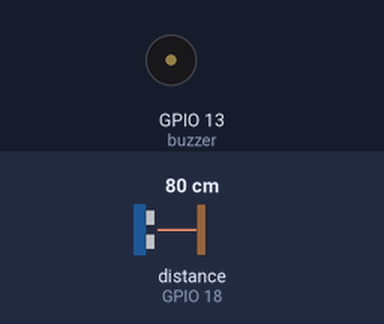
The program below on a simulated Raspberry Pi (BCM pin numbers). Shown: buzzer (waves = sounding). The inputs (shaded band) are chosen by the test bench; at power-on: distance to the obstacle (sensor on GPIO 18) 80 cm. The echo pulse lasts 58.3 µs per cm; what the program prints to the terminal is not drawn.

Above: at 0.24 s.
Timing chart, 0 to 2.0 s (numbered marks = the images above):
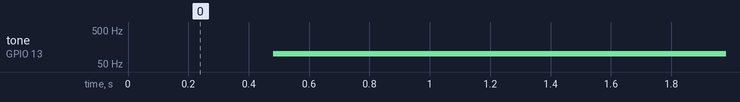

The program:

task7.3D.py
```python
# Import necessary modules
from time import sleep
from gpiozero import DistanceSensor, PWMOutputDevice

# Create a PWM Buzzer on GPIO pin 13
buzzer = PWMOutputDevice(13)

# Create a distance sensor with echo on GPIO 18 and trigger on GPIO 17
distance_sensor = DistanceSensor(echo=18, trigger=17)

# Define a safe_exit function to handle termination signals (unused in this code, but kept for context)
def exit_safely():
    exit(1)

# Main function to control the buzzer pulse based on distance
def main():
    running = True
    try:
        # Turn on the buzzer initially
        buzzer.on()

        while running:
            # Get the distance from the sensor
            distance = distance_sensor.value
            print(f'Distance: {distance:1.2f} meters')

            # Calculate the duty cycle for buzzer intensity
            intensity = round(1.0 - distance, 1)

            # Ensure the intensity is not below 0
            if intensity < 0:
                intensity = 0.0

            # Set the buzzer pulse
            buzzer.value = intensity

            # Sleep for a short duration
            sleep(0.1)

    except KeyboardInterrupt:
        pass

    finally:
        # Clean up and close the sensor
        running = False
        distance_sensor.close()

# Entry point of the program
if __name__ == '__main__':
    main()
```

Measured:
- by itself, tone on GPIO 13 (buzzer): silent → 100 Hz at 0.48 s
